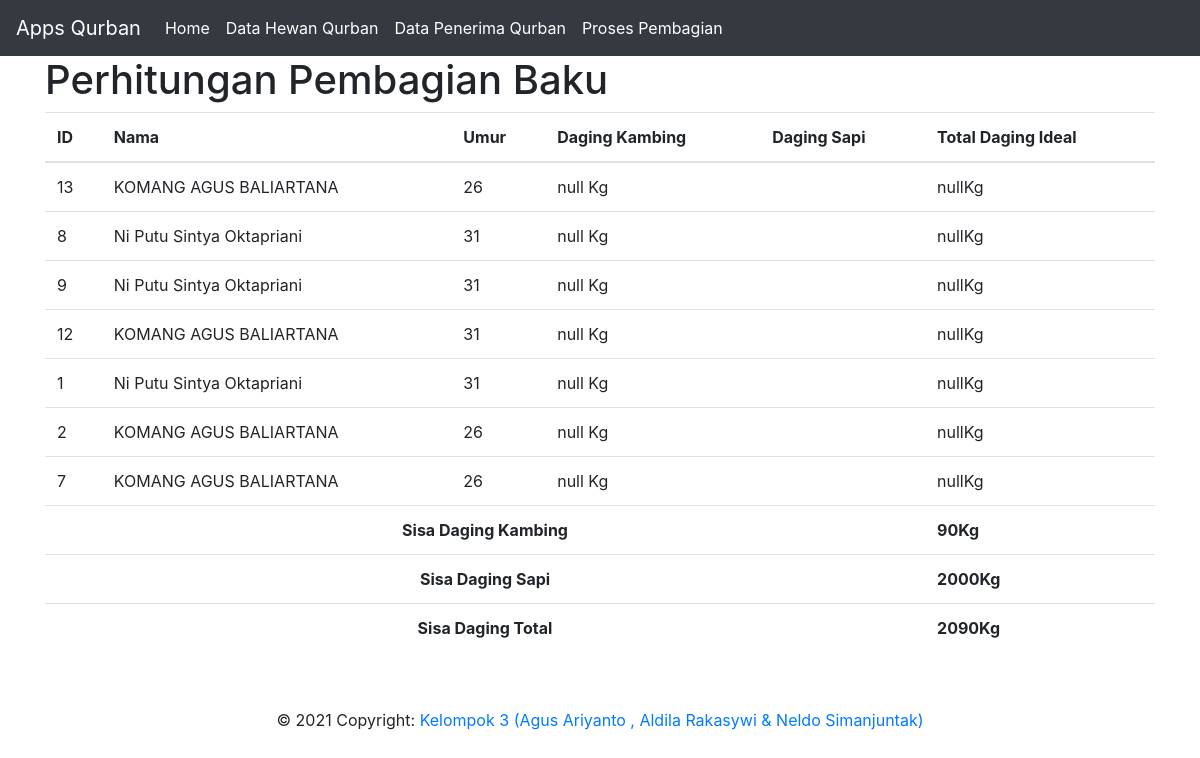
Page /bagibaku on the committed database.
### tables this page shows
CREATE TABLE penerima (
    id INTEGER PRIMARY KEY AUTOINCREMENT,
    created TIMESTAMP NOT NULL DEFAULT CURRENT_TIMESTAMP,
    nama TEXT NOT NULL,
    umur INTEGER,
    fakir INTEGER NOT NULL DEFAULT 0,
    miskin INTEGER NOT NULL DEFAULT 0,
    fisabilillah INTEGER NOT NULL DEFAULT 0,
    mualaf INTEGER NOT NULL DEFAULT 0,
    gharim INTEGER NOT NULL DEFAULT 0,
    ibnusabil INTEGER NOT NULL DEFAULT 0,
    amil INTEGER NOT NULL DEFAULT 0,
    bobot INTEGER NOT NULL DEFAULT 0,
    layak INTEGER NOT NULL DEFAULT 0
);

### app.py (the view)
@app.route('/bagibaku', methods=('GET', 'POST'))
def bagibaku():
    conn = get_db_connection()
    posts = conn.execute('SELECT * FROM penerima where layak=1 order by bobot desc').fetchall()
    conn.close()
    return render_template('bagibaku.html', posts=posts)

### app.py (called while the page is built)
def get_db_connection():
    conn = sqlite3.connect('database.db')
    conn.row_factory = sqlite3.Row
    return conn

def get_jumlahhewan():
    conn = get_db_connection()
    post = conn.execute('SELECT COUNT(id) as jumlah_hewan FROM hewan').fetchone()
    conn.close()
    if post is None:
        abort(404)
    return post['jumlah_hewan']

def get_jumlahsapi():
    conn = get_db_connection()
    post = conn.execute('SELECT COUNT(id) as jumlah FROM hewan where jenis="Sapi"').fetchone()
    conn.close()
    if post is None:
        abort(404)
    return post['jumlah']

def get_jumlahkambing():
    conn = get_db_connection()
    post = conn.execute('SELECT COUNT(id) as jumlah FROM hewan where jenis="Kambing"').fetchone()
    conn.close()
    if post is None:
        abort(404)
    return post['jumlah']

def get_jumlahhewankilo():
    conn = get_db_connection()
    post = conn.execute('SELECT SUM(berat) as jumlah_hewan FROM hewan').fetchone()
    conn.close()
    if post is None:
        abort(404)
    return post['jumlah_hewan']

def get_jumlahsapikilo():
    conn = get_db_connection()
    post = conn.execute('SELECT SUM(berat) as jumlah FROM hewan where jenis="Sapi"').fetchone()
    conn.close()
    if post is None:
        abort(404)
    return post['jumlah']

def get_jumlahkambingkilo():
    conn = get_db_connection()
    post = conn.execute('SELECT SUM(berat) as jumlah FROM hewan where jenis="Kambing"').fetchone()
    conn.close()
    if post is None:
        abort(404)
    return post['jumlah']

def get_jumlahpenerima():
    conn = get_db_connection()
    post = conn.execute('SELECT COUNT(id) as jumlah FROM penerima').fetchone()
    conn.close()
    if post is None:
        abort(404)
    return post['jumlah']

def get_jumlahlayak():
    conn = get_db_connection()
    post = conn.execute('SELECT COUNT(id) as jumlah FROM penerima where layak=1').fetchone()
    conn.close()
    if post is None:
        abort(404)
    return post['jumlah']

def get_jumlahbelumlayak():
    conn = get_db_connection()
    post = conn.execute('SELECT COUNT(id) as jumlah FROM penerima where layak=0').fetchone()
    conn.close()
    if post is None:
        abort(404)
    return post['jumlah']

### templates/bagibaku.html (shortened to what this page needs)
{% extends 'base.html' %}
{% block content %}
    <h1>{% block title %} Perhitungan Pembagian Baku {% endblock %}</h1>
    <table class="table">
        <thead>
            <th>ID</th>
            <th>Nama</th>
            <th>Umur</th>
            <th>Daging Kambing</th>
            <th>Daging Sapi</th>
            <th>Total Daging Ideal</th>
        </thead>
        {% for post in posts %}
            <tr>
                <td>{{ post['id'] }} </td>
                <td>{{ post['nama'] }} </td>
                <td>{{ post['umur'] }} </td>
                <td>
                </td>
                <td>
                </td>
                <td>
                </td>
            </tr>
         {% endfor %}
         <tr>
            <td align="center" colspan="5"><b>Sisa Daging Kambing</b></td>
            <td><b>
                </b>
            </td>
        </tr>
         <tr>
            <td align="center" colspan="5"><b>Sisa Daging Sapi</b></td>
            <td><b>
                </b>
            </td>
        </tr>
         <tr>
            <td align="center" colspan="5"><b>Sisa Daging Total</b></td>
            <td><b>
                </b>
            </td>
        </tr>
    </table>
{% endblock %}

### rows in the picture
penerima: id "13", nama "KOMANG AGUS BALIARTANA", umur "26"
penerima: id "8", nama "Ni Putu Sintya Oktapriani", umur "31"
penerima: id "9", nama "Ni Putu Sintya Oktapriani", umur "31"
penerima: id "12", nama "KOMANG AGUS BALIARTANA", umur "31"
penerima: id "1", nama "Ni Putu Sintya Oktapriani", umur "31"
penerima: id "2", nama "KOMANG AGUS BALIARTANA", umur "26"
penerima: id "7", nama "KOMANG AGUS BALIARTANA", umur "26"
